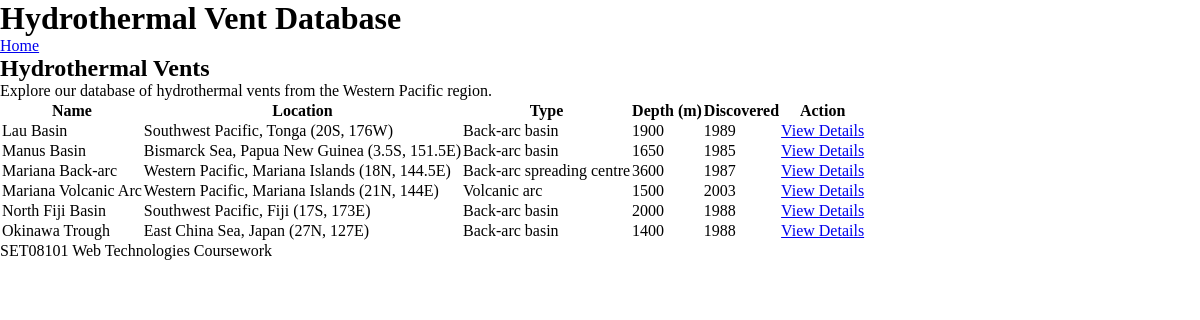
The page / on the database its author committed.
### tables this page shows
CREATE TABLE vents (
    id INT AUTO_INCREMENT PRIMARY KEY,
    name VARCHAR(100) NOT NULL,
    location VARCHAR(200) NOT NULL,
    type VARCHAR(50) NOT NULL,
    depth_metres INT NOT NULL,
    discovery_year INT NOT NULL
);

### includes/config.php (called while the page is built, shortened)
<?php
function e($string) {
    return htmlspecialchars($string, ENT_QUOTES, 'UTF-8');
}

### index.php (the view, shortened to what this page needs)
<?php
$pdo = getDbConnection();
$stmt = $pdo->query('SELECT id, name, location, type, depth_metres, discovery_year FROM vents ORDER BY name');
$vents = $stmt->fetchAll();
require_once 'includes/header.php';
?>
<h2>Hydrothermal Vents</h2>
<p>Explore our database of hydrothermal vents from the Western Pacific region.</p>
<?php if (empty($vents)): ?>
    <p>No vents found in the database.</p>
<?php else: ?>
    <table>
        <thead>
            <tr>
                <th>Name</th>
                <th>Location</th>
                <th>Type</th>
                <th>Depth (m)</th>
                <th>Discovered</th>
                <th>Action</th>
            </tr>
        </thead>
        <tbody>
            <?php foreach ($vents as $vent): ?>
                <tr>
                    <td><?php echo e($vent['name']); ?></td>
                    <td><?php echo e($vent['location']); ?></td>
                    <td><?php echo e($vent['type']); ?></td>
                    <td><?php echo e($vent['depth_metres']); ?></td>
                    <td><?php echo e($vent['discovery_year']); ?></td>
                    <td><a href="vent.php?id=<?php echo e($vent['id']); ?>">View Details</a></td>
                </tr>
            <?php endforeach; ?>
        </tbody>
    </table>
<?php endif; ?>
<?php require_once 'includes/footer.php'; ?>

### includes/header.php (shortened to what this page needs)
<!DOCTYPE html>
<html lang="en">
<head>
    <link rel="stylesheet" href="css/reset.css">
</head>
<body>
    <header>
        <h1>Hydrothermal Vent Database</h1>
        <nav>
            <a href="index.php">Home</a>
        </nav>
    </header>
    <main>

### includes/footer.php
    </main>
    <footer>
        <p>SET08101 Web Technologies Coursework</p>
    </footer>
</body>
</html>

### rows shown on the page
vents: name "Lau Basin", location "Southwest Pacific, Tonga (20S, 176W)", type "Back-arc basin", depth_metres "1900", discovery_year "1989"
vents: name "Manus Basin", location "Bismarck Sea, Papua New Guinea (3.5S, 151.5E)", type "Back-arc basin", depth_metres "1650", discovery_year "1985"
vents: name "Mariana Back-arc", location "Western Pacific, Mariana Islands (18N, 144.5E)", type "Back-arc spreading centre", depth_metres "3600", discovery_year "1987"
vents: name "Mariana Volcanic Arc", location "Western Pacific, Mariana Islands (21N, 144E)", type "Volcanic arc", depth_metres "1500", discovery_year "2003"
vents: name "North Fiji Basin", location "Southwest Pacific, Fiji (17S, 173E)", type "Back-arc basin", depth_metres "2000", discovery_year "1988"
vents: name "Okinawa Trough", location "East China Sea, Japan (27N, 127E)", type "Back-arc basin", depth_metres "1400", discovery_year "1988"
